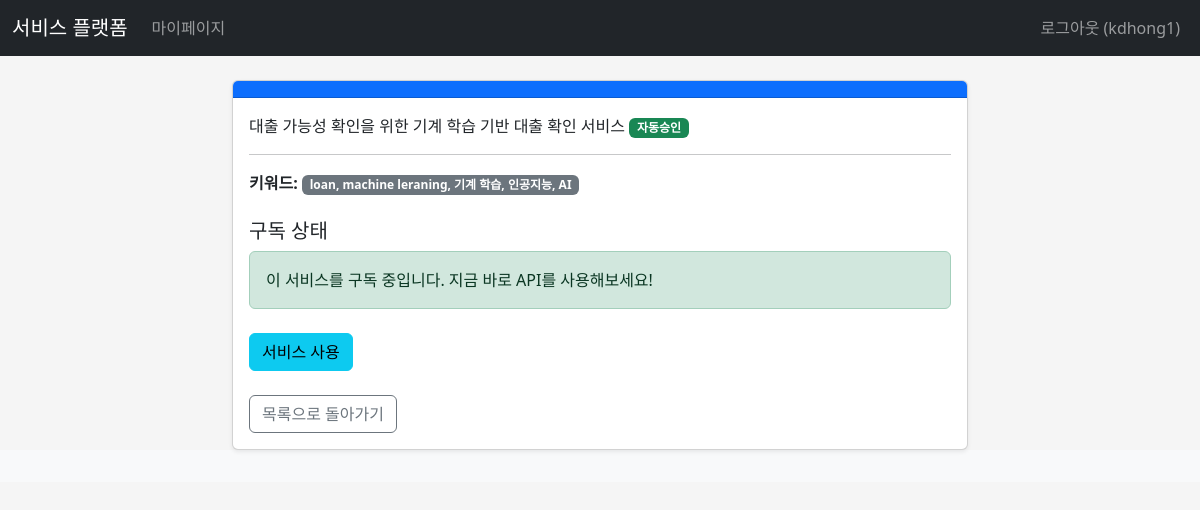
The app's page /service/2 (signed in) with its own data.
### apps/dbmodels.py (models this page shows, shortened)
class User(db.Model, UserMixin):  # db.Model, UserMixin 상속하는 User 클래스 생성
    __tablename__= "users"  # 삭제시, 테이블 이름은 Model 이름 소문자
    id=db.Column(db.Integer,primary_key=True)
    username=db.Column(db.String, index=True)
    email=db.Column(db.String, unique=True, index= True)
    password_hash=db.Column(db.String)
    is_admin=db.Column(db.Boolean,default=False)
    is_active=db.Column(db.Boolean, default=True)  # 활성화 여부
    usage_count = db.Column(db.Integer, default=0)
    daily_limit = db.Column(db.Integer, default=1000)
    monthly_limit = db.Column(db.Integer, default=5000)
    created_at=db.Column(db.DateTime, default= datetime.now)
    updated_at=db.Column(db.DateTime, default= datetime.now, onupdate=datetime.now)
    subscriptions = db.relationship('Subscription', backref='user', lazy=True, cascade='all, delete-orphan')
    @property
    def password(self):
        """
        Prevent direct reading of the password.
        Attempting to read `user.password` will raise an AttributeError.
        """
        raise AttributeError('password is not a readable attribute')
    @property
    def is_authenticated(self):
        return True

class Service(db.Model):
    __tablename__ = "services"
    id = db.Column(db.Integer, primary_key=True)
    servicename = db.Column(db.String(100), unique=True, nullable=False)
    is_active=db.Column(db.Boolean, default=True)  # 활성화 여부
    is_auto=db.Column(db.Boolean, default=True)  # 자동승인 여부
    price = db.Column(db.Integer, default=0, nullable=False)  # 서비스 단가
    description = db.Column(db.Text, nullable=False)
    keywords = db.Column(db.String(200), nullable=False)
    service_endpoint = db.Column(db.String(255), nullable=True)  # 서비스 엔드포인트 함수, 일단 True
    created_at=db.Column(db.DateTime, default= datetime.now)
    updated_at=db.Column(db.DateTime, default= datetime.now, onupdate=datetime.now)
    subscriptions = db.relationship('Subscription', backref='service', lazy=True, cascade="all, delete-orphan")

### apps/main/views.py (the view, shortened to what this page needs)
@main.route('/service/<int:service_id>', methods=['GET', 'POST'])
def service_detail(service_id):
    service = Service.query.get_or_404(service_id)
    subscription_status = None
    service_endpoint=None
    if current_user.is_authenticated:
        subscription = Subscription.query.filter_by(user_id=current_user.id, service_id=service.id).first()
        if subscription:
            subscription_status = subscription.status
            if service.service_endpoint:
                service_endpoint = url_for(service.service_endpoint)    # /api/predict/iris
            else:
                service_endpoint = '#'
    return render_template('main/service_detail.html', title=service.servicename, service=service, subscription_status=subscription_status, service_endpoint=service_endpoint)

### apps/main/templates/main/service_detail.html
{% extends "base.html" %}{% block title %}{{ service.name }}{% endblock %}{% block content %}
<div class="row">
    <div class="col-md-8 offset-md-2">
        <div class="card shadow-sm">
            <div class="card-header bg-primary text-white"><h1 class="card-title mb-0">{{ service.name }}</h1>
            </div>
            <div class="card-body">
                <p class="card-text">{{ service.description }}
                    {% if service.is_auto %}
                        <span class="badge bg-success">자동승인</span>
                    {% else %}
                        <span class="badge bg-secondary">수동승인</span>
                    {% endif %}
                </p><hr>
                <p class="card-text"><strong>키워드:</strong> <span class="badge bg-secondary">{{ service.keywords }}</span></p>
                <h5 class="mt-4">구독 상태</h5>
                <div class="alert {% if subscription_status == 'approved' %}alert-success{% elif subscription_status == 'pending' %}alert-warning{% elif subscription_status == 'rejected' %}alert-danger{% else %}alert-info{% endif %}">
                    {% if subscription_status == 'approved' %}
                        이 서비스를 구독 중입니다. 지금 바로 API를 사용해보세요!
                    {% elif subscription_status == 'pending' %}
                        구독 승인 대기 중입니다. 관리자의 승인을 기다려주세요.
                    {% elif subscription_status == 'rejected' %}
                        구독 요청이 거부되었습니다.
                    {% else %}
                        이 서비스를 구독하지 않고 있습니다.
                    {% endif %}
                </div>
                <div class="mt-4">
                    {% if current_user.is_authenticated %}
                        {% if subscription_status == 'approved' %}
                            {% if service_endpoint %}
                                <a href="{{ service_endpoint }}" class="btn btn-info me-2">서비스 사용</a>
                            {% else %}
                                <button type="button" class="btn btn-info" disabled>서비스 사용 (API/웹 UI)</button>
                            {% endif %}
                        {% elif subscription_status == 'pending' %}
                            <button type="button" class="btn btn-warning" disabled>승인 대기 중</button>
                        {% elif subscription_status == 'rejected' %}
                            <p class="text-danger">구독이 거부되었습니다. 관리자에게 문의하세요.</p>
                        {% else %}
                            <form method="POST" action="{{ url_for('main.service_detail', service_id=service.id) }}">
                                <input type="hidden" name="csrf_token" value="{{ csrf_token() }}">
                                <button type="submit" class="btn btn-success">이 서비스 구독 신청</button>
                            </form>
                        {% endif %}
                    {% else %}
                        <a href="{{ url_for('auth.login', next=url_for('main.service_detail', service_id=service.id)) }}" class="btn btn-secondary">로그인 후 구독 신청</a>
                    {% endif %}</div>
                <div class="mt-4">
                    <a href="{{ url_for('main.services') }}" class="btn btn-outline-secondary">목록으로 돌아가기</a>
                </div>
            </div>
        </div>
    </div>
</div>
{% endblock %}

### apps/templates/base.html (shortened to what this page needs)
<!doctype  html><html lang="ko"><head><meta charset="UTF-8">
<link href="https://cdn.jsdelivr.net/npm/bootstrap@5.3.7/dist/css/bootstrap.min.css" rel="stylesheet">
<link rel="stylesheet" href={{ url_for('static', filename = 'css/style.css')}}/>
{% block head %}{% endblock %} </head>
<body>
<nav class="navbar navbar-expand-lg navbar-dark bg-dark">
    <div class="container-fluid">
        <a class="navbar-brand" href="{{ url_for('main.index') }}">서비스 플랫폼</a>
        <div class="collapse navbar-collapse" id="navbarNav">
            <ul class="navbar-nav me-auto mb-2 mb-lg-0">
                {% if current_user.is_authenticated %}
                    <li class="nav-item">
                        <a class="nav-link" href="{{ url_for('mypagex.dashboard') }}">마이페이지</a>
                    </li>
                {% endif %}
            </ul>
            <ul class="navbar-nav">
                {% if current_user.is_authenticated %}
                    <li class="nav-item">
                        <a class="nav-link" href="{{ url_for('auth.logout') }}">로그아웃 ({{ current_user.username }})</a>
                    </li>
                {% endif %}
            </ul>
        </div>
    </div>
</nav>
<main role="main" class="container mt-4">
    {% block content %}{% endblock %}
</main>
<footer class="footer mt-auto py-3 bg-light">
    </footer>
</body></html>

### apps/static/css/style.css (style rules this page uses)
body { background-color: #f5f5f5; }

### records on screen
User: username "kdhong1"
Service: description "대출 가능성 확인을 위한 기계 학습 기반 대출 확인 서비스", keywords "loan, machine leraning, 기계 학습, 인공지능, AI"
